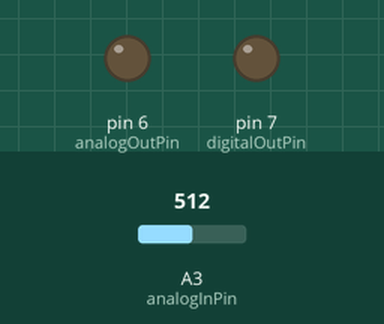
A sketch run on a simulated Arduino Uno, built with avr-gcc and run on an emulated ATmega328P. Shown: output pins drawn as LEDs (lit = HIGH). Inputs (shaded band) come from the test bench; at power-on: A3 (analogInPin) = 512. What the sketch prints to the serial monitor is not drawn.

Above: at 1.2 s.
1.3 s: A3 (analogInPin) set to 122
At 1.6 s:
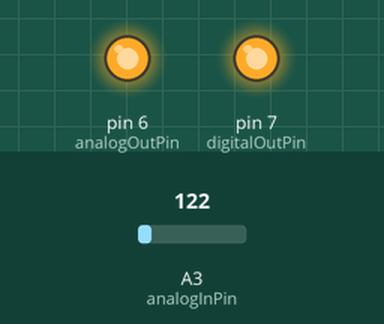
2.8 s: A3 (analogInPin) set to 395
5.8 s: A3 (analogInPin) set to 403
At 7.5 s:
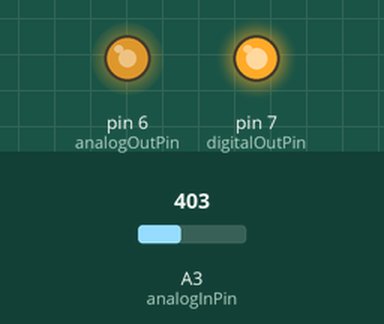
8.8 s: A3 (analogInPin) set to 510
At 11.0 s:
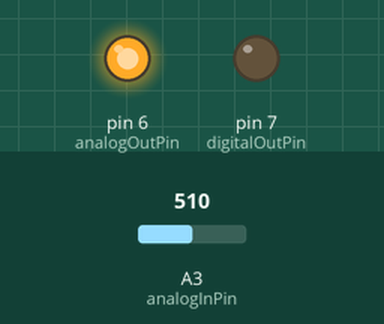
11.8 s: A3 (analogInPin) set to 306
At 13.0 s:
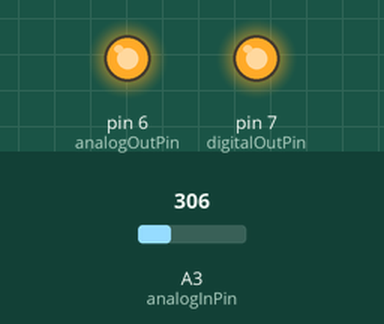
13.3 s: A3 (analogInPin) set to 716
At 14.4 s:
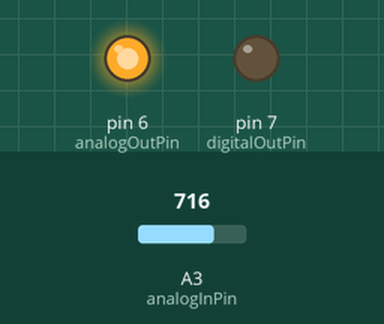
Timing chart, 0 to 15.8 s (numbered marks = the images above; inputs shaded):
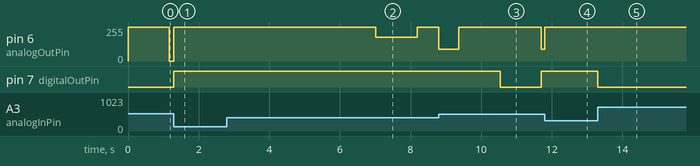

Measured:
- the behaviour switches between 402 and 403 on A3 (analogInPin) (found by bisection; images 1 and 2)
- after the input at 1.3 s, pin 6 (analogOutPin): 0/255 → 255/255 after 0.00 s instead of 1.1 s; pin 7 (digitalOutPin): LOW → HIGH after 0.00 s instead of 1.1 s
- after the input at 5.8 s, pin 6 (analogOutPin): 255/255 → 180/255 after 1.2 s, → 255/255 1.2 s later
- after the input at 8.8 s, pin 7 (digitalOutPin): HIGH → LOW after 1.7 s, → HIGH 1.2 s later
- after the input at 11.8 s, pin 6 (analogOutPin): 90/255 → 255/255 after 0.00 s instead of 1.1 s
- after the input at 13.3 s, pin 7 (digitalOutPin): HIGH → LOW at once

The sketch:

MAE106_Arduino.ino
```cpp
/*
  Arduino control of a motor

 Reads motor position from analog input, compares this to a desired value and computes a control law
 Outputs the control signal through PWM along with a separate digital channel that gives the direction of movement

 The circuit:
 * potentiometer connected to analog pin 0.
   Center pin of the potentiometer goes to the analog pin.
   side pins of the potentiometer go to +5V and ground
 * "P" channel on motor driver connected to digital pin 9
 * "D" channel on motor driver connected to digital pin 7

 created 26 April 2013
 by UCI

 */

// These constants won't change.  They're used to give names
// to the pins used:
const int analogInPin = A3;  // Analog input pin that the potentiometer is attached to
const int analogOutPin = 6; // Analog output pin that the "P" channel is attached to (PWM Signal)
const int digitalOutPin = 7; // Digital output pin that the "D" channel is attached to (controls motor Direction)

// PID Gains
const int PGain = 90;
const int DGain = 200;
const int IGain = 0;

// Input and Output Variables
int sensorValue = 0;        // value read from the pot
int outputValue = 0;        // value output to the PWM (analog out)

// Variables needed for Control Law
double potAngle = 0;			// value in degrees
double prevPotAngle = 0;		// previous value read from pot
double desiredPosition = 150;		// desired position (in degrees) we want the motor to go to
double error = 0;				// current error
double motorVelocity = 0;		// first derivative of motorPosition
double errorIntegral = 0;		// used in PID control law
double controlSignal = 0;		// control signal sent to the motor

// Time keeping variables
int count = 0;				// keeps track of time (for switching desired position)
int dt = 1;					// time it takes to execute one loop (in ms)


void setup() {
  // initialize serial communications at 9600 bps:
  Serial.begin(115200); 		// This allows us to write values to the Serial Monitor
  pinMode(digitalOutPin, OUTPUT);	// sets the "D" channel pin to an output
//  potAngle = map(analogRead(analogInPin), 0, 1023, 30, 330);
}

void loop() {
  // read the analog in value:
  sensorValue = analogRead(analogInPin);  // Read as an integer b/w 0 and 1023 (10-bit resolution)

  // First save the previous value
  prevPotAngle = potAngle;
  // then save the new value, mapping it to a value in degrees:
  potAngle = map(sensorValue, 0, 1023, 30, 330);

  // use it to compute error and motor speed
  error = potAngle - desiredPosition;
  motorVelocity = (potAngle - prevPotAngle)/(dt); // (in deg/ms)
  errorIntegral = errorIntegral + error*(dt/1000);

  // Calculate the motor control signal using a PID control law
  controlSignal = -1*PGain*error - DGain*motorVelocity - IGain*errorIntegral;

   // tell the motor which way to spin
  if (controlSignal <= 0) {
	digitalWrite(digitalOutPin, LOW);
  } else {
	digitalWrite(digitalOutPin, HIGH);
  }

  // map it to the range of the analog out:
  controlSignal = abs(controlSignal);  // can only ouptut positive values
  outputValue = constrain(controlSignal, 0, 255);  // 8-bit resolution

  // change the analog out value:
  analogWrite(analogOutPin, outputValue);


  //print the results to the serial monitor: (UNCOMMENT TO DISPLAY)
  //Serial.print("Desired Position = " );
  Serial.print(desiredPosition);
  //Serial.print("\t Actual Position = ");
  Serial.print("\t       ");
  Serial.println(potAngle);

  // wait 2 milliseconds before the next loop
  // for the analog-to-digital converter to settle
  // after the last reading:
  delay(dt);
  count = count + dt;		// increment the counter
  if (count >= 500) {		// every 500 ms, change the desired position of the motor (simulates a square wave input)
	count = 0;
	if (desiredPosition == 150) {
		desiredPosition = 180;
	}
        else if (desiredPosition == 180){
		desiredPosition = 210;
	}
        else{
          desiredPosition = 150;
        }
  }
}
```
